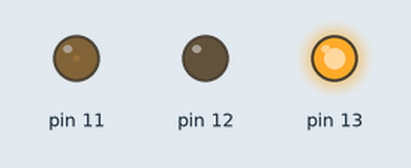
A sketch run on a simulated Arduino Mega 2560, built with avr-gcc and run on an emulated ATmega2560. Parts: output pins drawn as LEDs (lit = HIGH).

Above: at 0.05 s.
At 1.75 s:
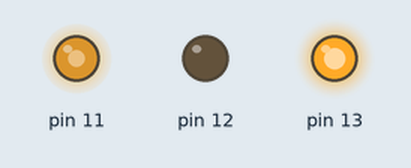
At 3.5 s:
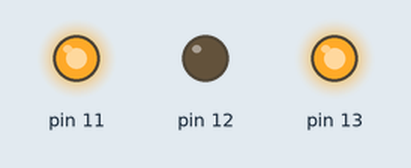
At 7.05 s:
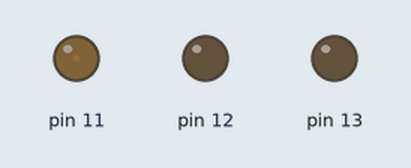
At 10.6 s:
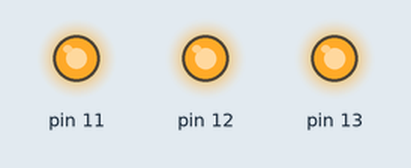
At 14.15 s:
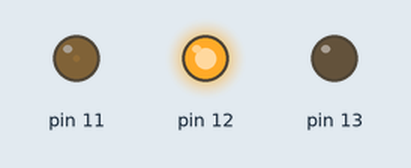
Timing chart, 0 to 18.5 s (numbered marks = the images above):
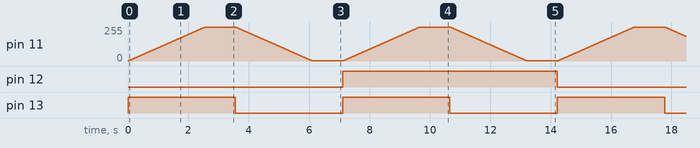

The sketch:

Left-Motor-Test.ino
```cpp
//Left Side Motor Test
// Motor Drivers 3 and 4

void setup() {
  // put your setup code here, to run once:

    pinMode(12, OUTPUT);
    pinMode(11, OUTPUT);
    pinMode(13, OUTPUT);
}

void loop() {
  // put your main code here, to run repeatedly:
  digitalWrite(12, LOW);
  for(int i = 0; i < 255; i++)
  {
    digitalWrite(13, HIGH);
    analogWrite(11, i);
    delay(10);
  }
  delay(1000);
  for(int i = 255; i > 0; i--)
  {
    digitalWrite(13, LOW);
    analogWrite(11, i);
    delay(10);
  }
  delay(1000);
  digitalWrite(12, HIGH);
  for(int i = 0; i < 255; i++)
  {
    digitalWrite(13, HIGH);
    analogWrite(11, i);
    delay(10);
  }
  delay(1000);
  for(int i = 255; i > 0; i--)
  {
    digitalWrite(13, LOW);
    analogWrite(11, i);
    delay(10);
  }
  delay(1000);

}
```

Measured:
- by itself, pin 12: alternates HIGH for 7.1 s and LOW for 7.1 s
- by itself, pin 13: alternates HIGH for 3.6 s and LOW for 3.6 s
